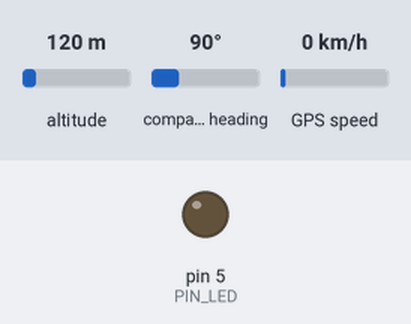
A sketch run on a simulated Arduino Uno, built with avr-gcc and run on an emulated ATmega328P. Parts: output pins drawn as LEDs (lit = HIGH). Inputs (shaded band) come from the test bench; at power-on: altitude 120 m, compass heading 90°, GPS speed 0 km/h. Storage starts empty; the GPS gets a fix after 3 s at 37.7749, -122.4194 with 8 satellites; what the sketch prints to the serial monitor is not drawn.

Above: at 0.1 s.
At 2.05 s:
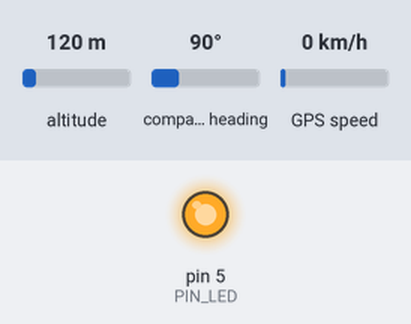
Timing chart, 0 to 3.6 s (numbered marks = the images above):
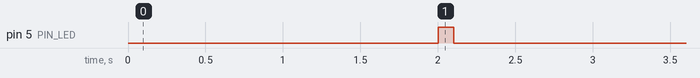

Measured:
- by itself, pin 5 (PIN_LED): LOW → HIGH at 2.0 s, → LOW 0.10 s later

The sketch:

gps_logger.ino
```cpp
/*
 * +---------+
 * | SD Card |
 * +---------+
 * MOSI - pin 11
 * MISO - pin 12
 * CLK  - pin 13
 * CS   - pin 4
 *
 * +------------+
 * | GPS module |
 * +------------+
 * TX   - pin 3
 * RX   - pin 2
 */

#include <Adafruit_GPS.h>
#include <SoftwareSerial.h>
#include <SD.h>

#define PIN_SD  4
#define PIN_LED 5

SoftwareSerial gpsSerial(3, 2);
Adafruit_GPS GPS(&gpsSerial);
uint32_t timer = millis();

void setup() {
  pinMode(PIN_LED, OUTPUT);
  Serial.begin(115200);

  Serial.print("Initializing SD card... ");
  if (!SD.begin(PIN_SD)) {
    Serial.println("Card failed, or not present");
    while (true) {
      digitalWrite(PIN_LED, HIGH);
      delay(50);
      digitalWrite(PIN_LED, LOW);
      delay(50);
    }
  }
  Serial.println("Card initialized.");

  GPS.begin(9600);
  GPS.sendCommand(PMTK_SET_NMEA_OUTPUT_RMCGGA);
  GPS.sendCommand(PMTK_SET_NMEA_UPDATE_1HZ);
  GPS.sendCommand(PGCMD_ANTENNA);
  gpsSerial.println(PMTK_Q_RELEASE);
}

void loop() {
  char c = GPS.read();
  /*if (c) {
    Serial.print(c);
  }*/

  if (GPS.newNMEAreceived()) {
    if (!GPS.parse(GPS.lastNMEA())) {
      return;
    }
  }

  if (timer > millis()) {
    timer = millis();
  }

  if (millis() - timer > 2000) {
    timer = millis();

    // Example: 2016-08-12T19:18:14.000Z 491.813 49.20268062 14.048416114

    // GPS.year returns only last two digits (i.e. "17" for year 2017). Change "20"
    // to "21" after 83 years and update it for every change of century.
    String line = "20";
    line += GPS.year;
    line += "-";
    if (GPS.month < 10) line += "0";
    line += GPS.month;
    line += "-";
    if (GPS.day < 10) line += "0";
    line += GPS.day;
    line += "T";
    if (GPS.hour < 10) line += "0";
    line += GPS.hour;
    line += ":";
    if (GPS.minute < 10) line += "0";
    line += GPS.minute;
    line += ":";
    if (GPS.seconds < 10) line += "0";
    line += GPS.seconds;
    line += ".";
    line += GPS.milliseconds;
    line += "Z";

    if (GPS.fix) {
      line += " ";
      line += GPS.altitude;
      line += " ";
      line += String(GPS.latitudeDegrees, 5);
      line += " ";
      line += String(GPS.longitudeDegrees, 5);
      line += " ";
      line += GPS.satellites;

      File dataFile = SD.open("datalog.txt", FILE_WRITE);
      if (dataFile) {
        dataFile.println(line);
        dataFile.close();
        Serial.print("Save to SD ");
      } else {
        Serial.println("error opening datalog.txt");
        for (int i = 0; i < 5; i++) {
          digitalWrite(PIN_LED, HIGH);
          delay(100);
          digitalWrite(PIN_LED, LOW);
          delay(100);
        }
      }
    } else {
      digitalWrite(PIN_LED, HIGH);
      delay(100);
      digitalWrite(PIN_LED, LOW);
      delay(100);
    }

    Serial.println(line);
  }
}
```
